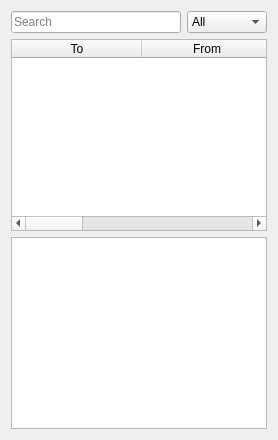
      <widget class="QWidget" name="sent">
       <attribute name="icon">
        <iconset resource="bitmessage_icons.qrc">
         <normaloff>:/newPrefix/images/sent.png</normaloff>:/newPrefix/images/sent.png</iconset>
       </attribute>
       <attribute name="title">
        <string>Sent</string>
       </attribute>
       <layout class="QVBoxLayout" name="verticalLayout">
        <item>
         <layout class="QHBoxLayout" name="horizontalLayout">
          <property name="topMargin">
           <number>0</number>
          </property>
          <item>
           <widget class="QLineEdit" name="sentSearchLineEdit">
            <property name="placeholderText">
             <string>Search</string>
            </property>
           </widget>
          </item>
          <item>
           <widget class="QComboBox" name="sentSearchOptionCB">
            <item>
             <property name="text">
              <string>All</string>
             </property>
            </item>
            <item>
             <property name="text">
              <string>To</string>
             </property>
            </item>
            <item>
             <property name="text">
              <string>From</string>
             </property>
            </item>
            <item>
             <property name="text">
              <string>Subject</string>
             </property>
            </item>
            <item>
             <property name="text">
              <string>Message</string>
             </property>
            </item>
           </widget>
          </item>
         </layout>
        </item>
        <item>
         <widget class="QTableWidget" name="tableWidgetSent">
          <property name="dragDropMode">
           <enum>QAbstractItemView::DragDrop</enum>
          </property>
          <property name="alternatingRowColors">
           <bool>true</bool>
          </property>
          <property name="selectionMode">
           <enum>QAbstractItemView::ExtendedSelection</enum>
          </property>
          <property name="selectionBehavior">
           <enum>QAbstractItemView::SelectRows</enum>
          </property>
          <property name="sortingEnabled">
           <bool>true</bool>
          </property>
          <property name="wordWrap">
           <bool>false</bool>
          </property>
          <attribute name="horizontalHeaderCascadingSectionResizes">
           <bool>true</bool>
          </attribute>
          <attribute name="horizontalHeaderDefaultSectionSize">
           <number>130</number>
          </attribute>
          <attribute name="horizontalHeaderHighlightSections">
           <bool>false</bool>
          </attribute>
          <attribute name="horizontalHeaderShowSortIndicator" stdset="0">
           <bool>false</bool>
          </attribute>
          <attribute name="horizontalHeaderStretchLastSection">
           <bool>true</bool>
          </attribute>
          <attribute name="verticalHeaderVisible">
           <bool>false</bool>
          </attribute>
          <attribute name="verticalHeaderStretchLastSection">
           <bool>false</bool>
          </attribute>
          <column>
           <property name="text">
            <string>To</string>
           </property>
          </column>
          <column>
           <property name="text">
            <string>From</string>
           </property>
          </column>
          <column>
           <property name="text">
            <string>Subject</string>
           </property>
          </column>
          <column>
           <property name="text">
            <string>Status</string>
           </property>
          </column>
         </widget>
        </item>
        <item>
         <widget class="QTextEdit" name="textEditSentMessage"/>
        </item>
       </layout>
      </widget>
